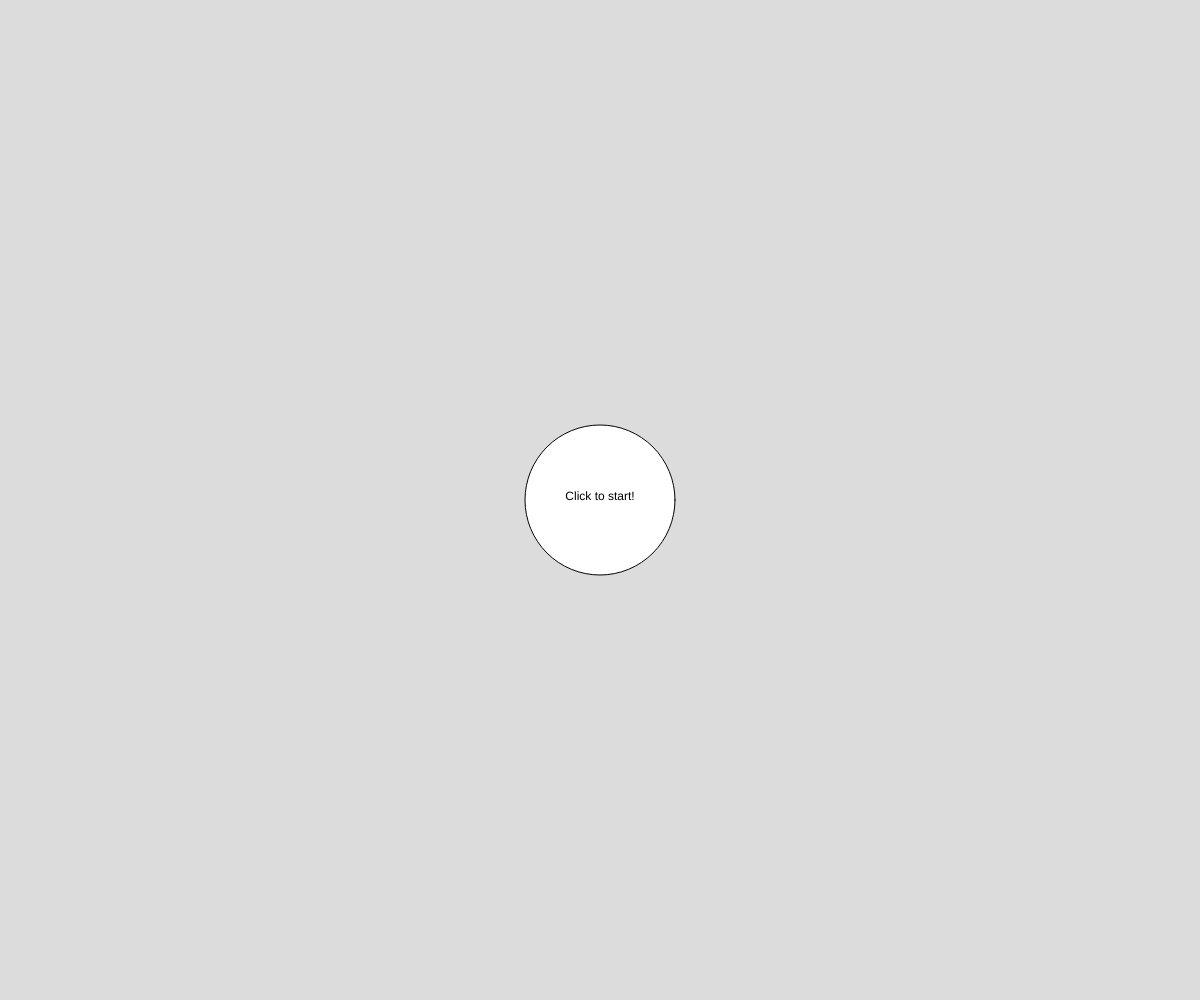
Frame 1 (no input)
Frame 60 (no input): identical to frame 1, image omitted
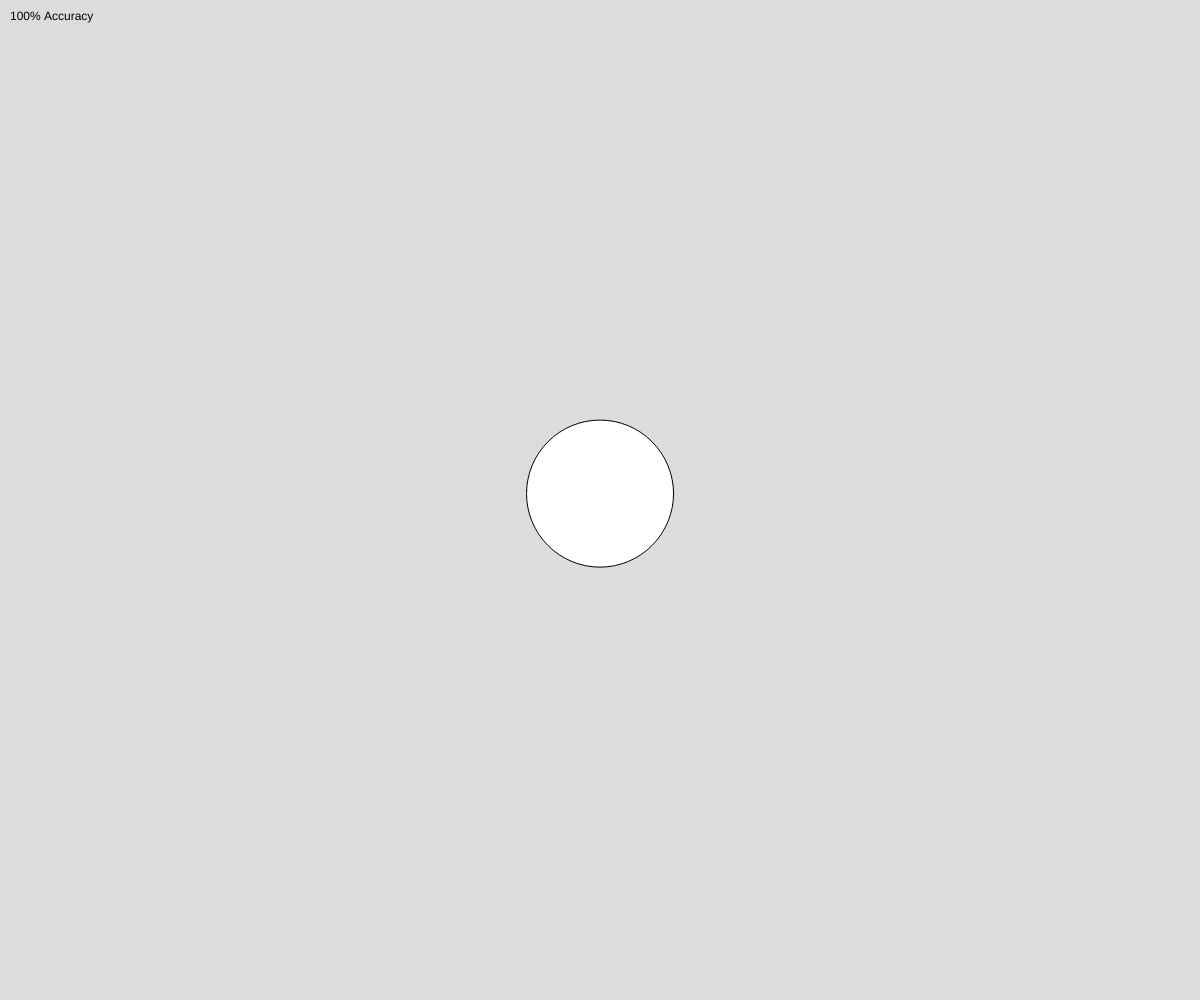
Frame 120 (the mouse pressed at the canvas centre since frame 60)

The p5.js sketch that drew these frames (run headless with seeded random() and noise() and a simulated clock; from frame 60 on, the mouse is pressed at the canvas centre):

// p5.js sketch
// ── sketch.js
let pos;
let velocity;
let score;
let time;
let size;
let started;
let startedTime;
let scorePercent;

function setup() {
  createCanvas(windowWidth, windowHeight);
  background(220);
  pos = [width / 2, height / 2];
  velocity = [0, 1];
  score = 0;
  time = 0;
  size = 150;
  started = false;
  startedTime = 0;
  scorePercent = 0;
  textAlign(CENTER);
  circle(pos[0], pos[1], size);
  text("Click to start!", width / 2, height / 2);
}

function draw() {
  if (!started) return;
  background(220);
  circle(pos[0], pos[1], size);
  pos[0] += velocity[1] * Math.sin(velocity[0]);
  pos[1] += -velocity[1] * Math.cos(velocity[0]);
  velocity[0] += random() - 0.5;
  // velocity[0] += 0.1;
  velocity[1] = millis() / 15000;
  if (pos[0] > width - size / 2) {
    // pos[0] = width;
    velocity[0] = -PI / 2;
  }
  if (pos[0] < 0 + size / 2) {
    // pos[0] = 0;
    velocity[0] = PI / 2;
  }
  if (pos[1] > height - size / 2) {
    // pos[1] = width;
    velocity[0] = 0;
  }
  if (pos[1] < 0 + size / 2) {
    // pos[1] = 0;
    velocity[0] = PI;
  }
  if (dist(mouseX, mouseY, pos[0], pos[1]) <= size) score++;
  time++;
  scorePercent = Math.round((score / time) * 100, 2);
  textAlign(LEFT);
  text(scorePercent + "% Accuracy", 10, 20);
  if (size > 50) size -= 0.05;
  if (scorePercent < 81) {
    started = false;
    textAlign(CENTER);
    let finishTime = (millis() - startedTime) / 10;
    finishTime = Math.round(finishTime) / 100;
    text(`You lasted ${finishTime} seconds`, width / 2, height / 2);
    setTimeout(() => {
      setup();
    }, 2000);
  }
}

function mousePressed() {
  if (started) return;
  started = true;
  startedTime = millis();
}

function windowResized() {
  resizeCanvas(windowWidth, windowHeight);
}
